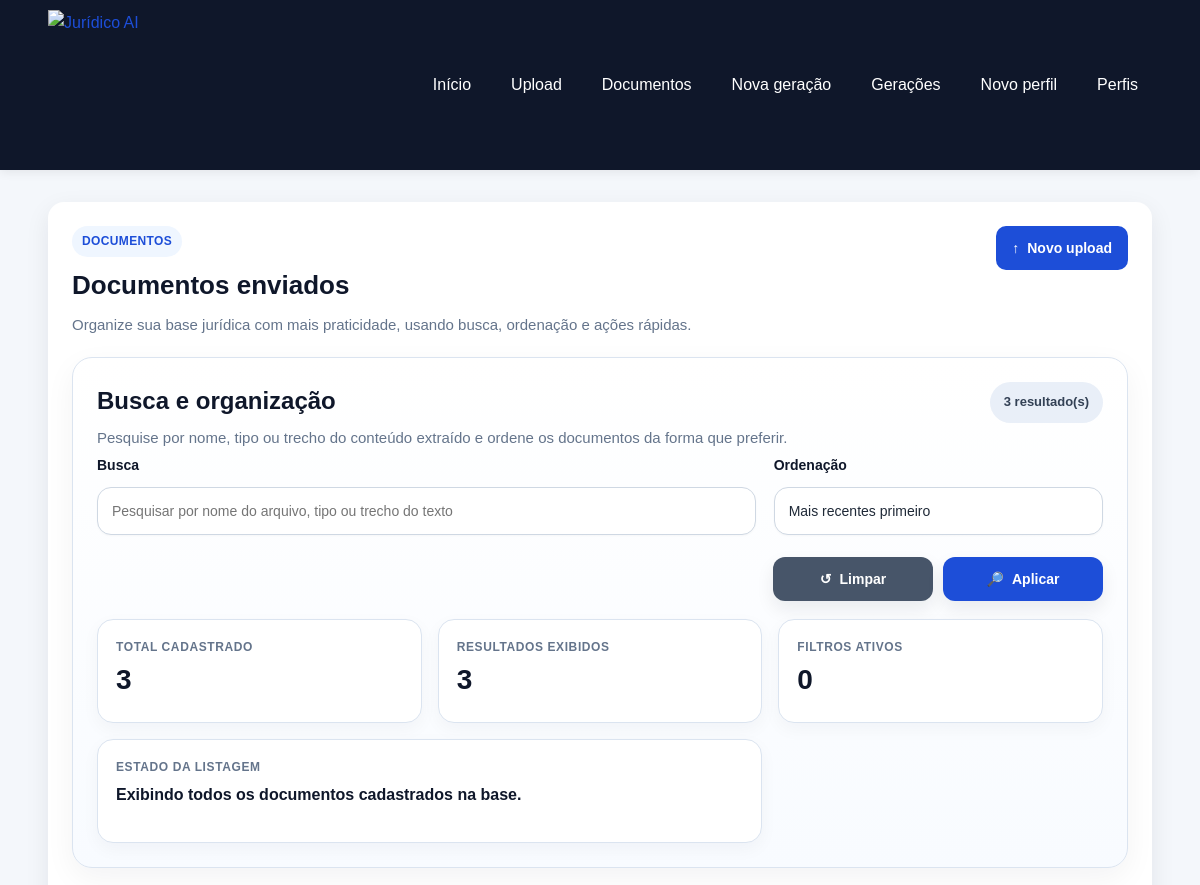
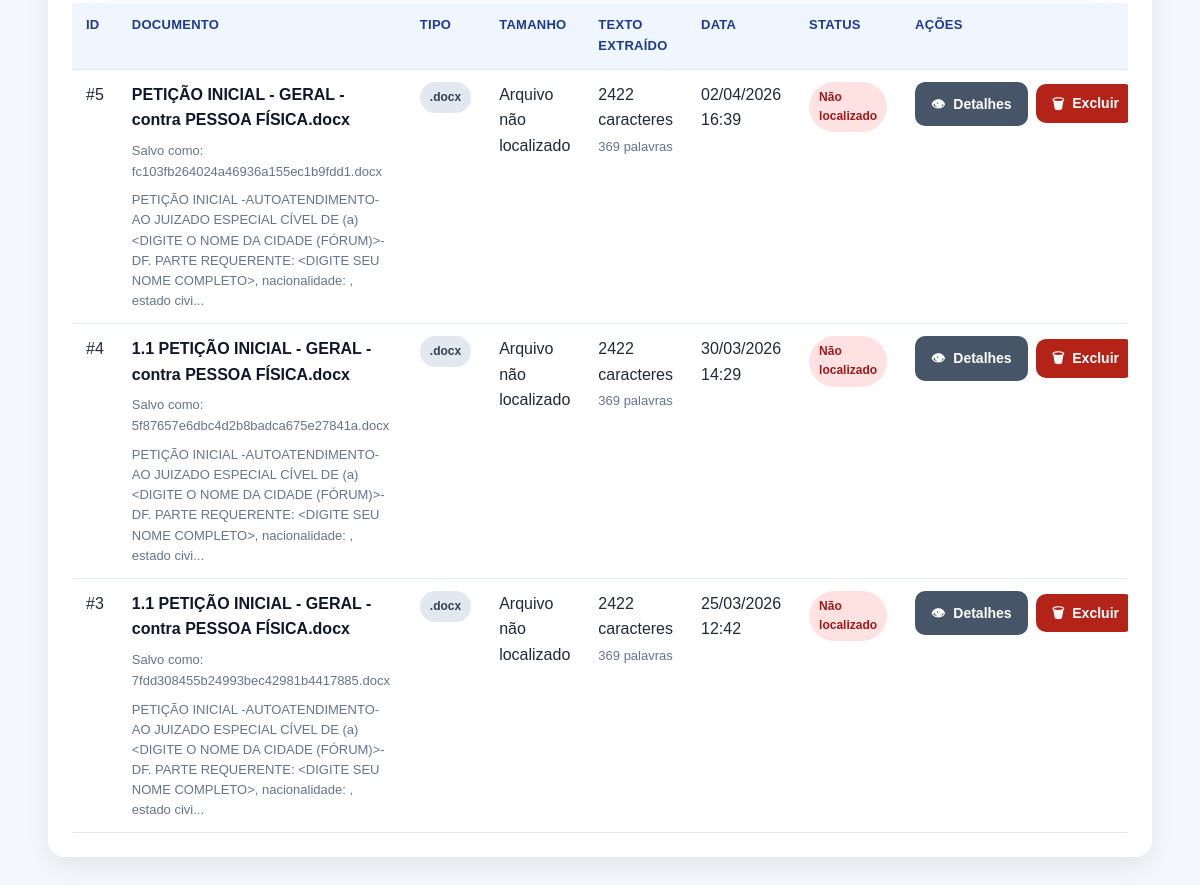
/documents/, run on the app's committed database (2 pictures, top to bottom).
### app/models/document.py (models this page shows, shortened)
class Document(Base):
    __tablename__ = "documents"
    id = Column(Integer, primary_key=True, index=True)
    original_filename = Column(String(255), nullable=False, index=True)
    saved_filename = Column(String(255), nullable=False)
    file_path = Column(String(500), nullable=False)
    file_type = Column(String(20), nullable=False, index=True)
    extracted_text = Column(Text, nullable=False)
    tags = Column(Text, nullable=True)
    is_favorite = Column(Boolean, default=False, nullable=False)
    status = Column(String(100), nullable=True)
    created_at = Column(DateTime(timezone=True), server_default=func.now(), nullable=False)
    generations = relationship(
        "Generation",
        secondary=generation_documents,
        back_populates="documents",
        passive_deletes=True,
    )

### app/routers/documents.py (the view)
@router.get("/", response_class=HTMLResponse)
def documents_list(
    request: Request,
    q: str = Query(""),
    sort: str = Query("recentes"),
    db: Session = Depends(get_db),
):
    documentos = listar_documentos(db)
    documentos_view = []
    for documento in documentos:
        tamanho_bytes = obter_tamanho_arquivo(documento)
        documentos_view.append(
            {
                "id": documento.id,
                "original_filename": documento.original_filename,
                "saved_filename": documento.saved_filename,
                "file_type": documento.file_type,
                "created_at": documento.created_at,
                "file_exists": documento_existe(documento),
                "file_size_label": formatar_tamanho_arquivo(tamanho_bytes),
                "text_preview": resumir_texto_extraido(documento.extracted_text, 180),
                "text_length": contar_caracteres_texto(documento.extracted_text),
                "word_count": contar_palavras_texto(documento.extracted_text),
                "tags": documento.tags or "",
                "status": documento.status or "",
                "is_favorite": bool(documento.is_favorite),
            }
        )
    busca = (q or "").strip().lower()
    sort = sort if sort in ORDENACOES_DOCUMENTOS else "recentes"
    if busca:
        documentos_view = [
            documento
            for documento in documentos_view
            if busca in (documento["original_filename"] or "").lower()
            or busca in (documento["saved_filename"] or "").lower()
            or busca in (documento["file_type"] or "").lower()
            or busca in (documento["text_preview"] or "").lower()
            or busca in (documento["tags"] or "").lower()
            or busca in (documento["status"] or "").lower()
        ]
    if sort == "antigos":
        documentos_view.sort(
            key=lambda documento: documento["created_at"] or "",
        )
    elif sort == "nome_az":
        documentos_view.sort(
            key=lambda documento: (documento["original_filename"] or "").lower(),
        )
    elif sort == "nome_za":
        documentos_view.sort(
            key=lambda documento: (documento["original_filename"] or "").lower(),
            reverse=True,
        )
    elif sort == "tipo_az":
        documentos_view.sort(
            key=lambda documento: (
                (documento["file_type"] or "").lower(),
                (documento["original_filename"] or "").lower(),
            ),
        )
    else:
        documentos_view.sort(
            key=lambda documento: documento["created_at"] or "",
            reverse=True,
        )
    total_documentos = len(documentos)
    total_resultados = len(documentos_view)
    total_filtros_ativos = int(bool(busca)) + int(sort != "recentes")
    return templates.TemplateResponse(
        "documents_list.html",
        {
            "request": request,
            "title": "Documentos enviados",
            "documentos": documentos_view,
            "sucesso": request.query_params.get("sucesso"),
            "erro": request.query_params.get("erro"),
            "filtros": {"q": q, "sort": sort},
            "ordenacoes": ORDENACOES_DOCUMENTOS,
            "total_documentos": total_documentos,
            "total_resultados": total_resultados,
            "total_filtros_ativos": total_filtros_ativos,
        },
    )

### app/templates/documents_list.html (shortened to what this page needs)
{% extends "base.html" %}
{% block content %}
<section class="card">
    <div class="cabecalho-pagina">
        <div>
            <span class="etiqueta-secao">Documentos</span>
            <h2>Documentos enviados</h2>
            <p class="texto-suave">
                Organize sua base jurídica com mais praticidade, usando busca, ordenação e ações rápidas.
            </p>
        </div>
        <div class="acoes-topo">
            <a class="botao" href="/documents/upload">
                <span class="icone-botao" aria-hidden="true">↑</span>
                Novo upload
            </a>
        </div>
    </div>
    <section class="bloco-informativo bloco-filtros-avancados bloco-filtros-documentos">
        <div class="bloco-informativo-topo bloco-informativo-topo-entre-linhas">
            <div>
                <h3>Busca e organização</h3>
                <p class="texto-suave">
                    Pesquise por nome, tipo ou trecho do conteúdo extraído e ordene os documentos da forma que preferir.
                </p>
            </div>
            <span class="badge badge-neutro">
                {{ total_resultados }} resultado(s)
            </span>
        </div>
        <form method="get" action="/documents" class="formulario-geracao formulario-filtros-avancados formulario-filtros-documentos">
            <div class="grid-filtros-avancados grid-filtros-documentos">
                <div>
                    <label for="q">Busca</label>
                    <input
                        type="text"
                        id="q"
                        name="q"
                        value="{{ filtros.q }}"
                        placeholder="Pesquisar por nome do arquivo, tipo ou trecho do texto"
                    >
                </div>
                <div>
                    <label for="sort">Ordenação</label>
                    <select id="sort" name="sort">
                        {% for chave, descricao in ordenacoes.items() %}
                            <option value="{{ chave }}" {% if filtros.sort == chave %}selected{% endif %}>
                                {{ descricao }}
                            </option>
                        {% endfor %}
                    </select>
                </div>
            </div>
            <div class="acoes-formulario-geracao">
                <a class="botao botao-secundario" href="/documents">
                    <span class="icone-botao" aria-hidden="true">↺</span>
                    Limpar
                </a>
                <button type="submit" class="botao">
                    <span class="icone-botao" aria-hidden="true">🔎</span>
                    Aplicar
                </button>
            </div>
        </form>
        <div class="painel-resumo-geracao painel-resumo-sem-inline painel-resumo-documentos">
            <div class="info-box">
                <span class="info-label">Total cadastrado</span>
                <span class="info-value">{{ total_documentos }}</span>
            </div>
            <div class="info-box">
                <span class="info-label">Resultados exibidos</span>
                <span class="info-value">{{ total_resultados }}</span>
            </div>
            <div class="info-box">
                <span class="info-label">Filtros ativos</span>
                <span class="info-value">{{ total_filtros_ativos }}</span>
            </div>
            <div class="info-box info-box-largo">
                <span class="info-label">Estado da listagem</span>
                <span class="info-value">
                    {% if filtros.q %}
                        A listagem está filtrada conforme a busca informada.
                    {% elif filtros.sort != "recentes" %}
                        A listagem está organizada conforme a ordenação selecionada.
                    {% else %}
                        Exibindo todos os documentos cadastrados na base.
                    {% endif %}
                </span>
            </div>
        </div>
    </section>
    {% if documentos %}
        <div class="tabela-responsiva">
            <table class="tabela tabela-documentos">
                <thead>
                    <tr>
                        <th>ID</th>
                        <th>Documento</th>
                        <th>Tipo</th>
                        <th>Tamanho</th>
                        <th>Texto extraído</th>
                        <th>Data</th>
                        <th>Status</th>
                        <th>Ações</th>
                    </tr>
                </thead>
                <tbody>
                    {% for documento in documentos %}
                    <tr>
                        <td>#{{ documento.id }}</td>
                        <td>
                            <div class="documento-celula-principal">
                                <strong class="documento-nome">{{ documento.original_filename }}</strong>
                                <span class="texto-pequeno">Salvo como: {{ documento.saved_filename }}</span>
                                <div class="texto-pequeno documento-resumo">{{ documento.text_preview }}</div>
                            </div>
                        </td>
                        <td>
                            <span class="badge badge-neutro">{{ documento.file_type }}</span>
                        </td>
                        <td>{{ documento.file_size_label }}</td>
                        <td>
                            {{ documento.text_length }} caracteres
                            <div class="texto-pequeno">{{ documento.word_count }} palavras</div>
                        </td>
                        <td>{{ documento.created_at.strftime("%d/%m/%Y %H:%M") if documento.created_at else "-" }}</td>
                        <td>
                            {% if documento.file_exists %}
                                <span class="badge badge-sucesso">Disponível</span>
                            {% else %}
                                <span class="badge badge-erro">Não localizado</span>
                            {% endif %}
                        </td>
                        <td>
                            <div class="barra-acoes-tabela barra-acoes-documentos">
                                <a class="botao botao-secundario" href="/documents/{{ documento.id }}">
                                    <span class="icone-botao" aria-hidden="true">👁</span>
                                    Detalhes
                                </a>
                                <form
                                    action="/documents/{{ documento.id }}/delete"
                                    method="post"
                                    data-loading-form
                                    data-confirm-action
                                    data-confirm-title="Excluir documento"
                                    data-confirm-message="Tem certeza que deseja excluir este documento? Essa ação removerá o arquivo da base e não poderá ser desfeita."
                                    data-confirm-submit-label="Excluir documento"
                                    data-confirm-submit-icon='<span class="icone-botao" aria-hidden="true">🗑</span>'
                                    data-loading-message="Excluindo documento..."
                                    data-loading-button-text="Excluindo..."
                                >
                                    <button type="submit" class="botao-perigo botao-perigo-tabela">
                                        <span class="icone-botao" aria-hidden="true">🗑</span>
                                        Excluir
                                    </button>
                                </form>
                            </div>
                        </td>
                    </tr>
                    {% endfor %}
                </tbody>
            </table>
        </div>
    {% endif %}
</section>
{% endblock %}

### app/templates/base.html (shortened to what this page needs)
<!DOCTYPE html>
<html lang="pt-BR">
<head>
    <link rel="stylesheet" href="{{ url_for('static', path='css/style.css') }}?v=7.5">
</head>
<body>
    <header class="topo">
        <div class="container topo-conteudo">
            <a href="/" class="marca-link" aria-label="Ir para a página inicial do Jurídico AI">
                <img
                    src="{{ url_for('static', path='img/logo-juridico-ai-sem-fundo.png') }}"
                    alt="Jurídico AI"
                    class="logo-juridico"
                >
            </a>
            <nav class="menu">
                <a href="/">Início</a>
                <a href="/documents/upload">Upload</a>
                <a href="/documents">Documentos</a>
                <a href="/generations/create">Nova geração</a>
                <a href="/generations">Gerações</a>
                <a href="/writing-profiles/create">Novo perfil</a>
                <a href="/writing-profiles">Perfis</a>
            </nav>
        </div>
    </header>
    <main class="container pagina-conteudo">
        {% block content %}{% endblock %}
    </main>
</body>
</html>

### data on the page
Document: id "5", original_filename "PETIÇÃO INICIAL - GERAL - contra PESSOA FÍSICA.docx", saved_filename "fc103fb264024a46936a155ec1b9fdd1.docx", text_preview "PETIÇÃO INICIAL -AUTOATENDIMENTO- AO JUIZADO ESPECIAL CÍVEL DE (a) <DIGITE O NOME DA CIDADE (FÓRUM)>- DF. PARTE REQUERENTE: <DIGITE SEU NOME COMPLETO>, nacionalidade: , estado civi...", file_type ".docx", file_size_label "Arquivo não localizado", text_length "2422", word_count "369", created_at "02/04/2026 16:39"
Document: id "4", original_filename "1.1 PETIÇÃO INICIAL - GERAL - contra PESSOA FÍSICA.docx", saved_filename "5f87657e6dbc4d2b8badca675e27841a.docx", text_preview "PETIÇÃO INICIAL -AUTOATENDIMENTO- AO JUIZADO ESPECIAL CÍVEL DE (a) <DIGITE O NOME DA CIDADE (FÓRUM)>- DF. PARTE REQUERENTE: <DIGITE SEU NOME COMPLETO>, nacionalidade: , estado civi...", file_type ".docx", file_size_label "Arquivo não localizado", text_length "2422", word_count "369", created_at "30/03/2026 14:29"
Document: id "3", original_filename "1.1 PETIÇÃO INICIAL - GERAL - contra PESSOA FÍSICA.docx", saved_filename "7fdd308455b24993bec42981b4417885.docx", text_preview "PETIÇÃO INICIAL -AUTOATENDIMENTO- AO JUIZADO ESPECIAL CÍVEL DE (a) <DIGITE O NOME DA CIDADE (FÓRUM)>- DF. PARTE REQUERENTE: <DIGITE SEU NOME COMPLETO>, nacionalidade: , estado civi...", file_type ".docx", file_size_label "Arquivo não localizado", text_length "2422", word_count "369", created_at "25/03/2026 12:42"

### other printed values
{{ total_resultados }} "3"
{{ total_documentos }} "3"
{{ total_filtros_ativos }} "0"
form field sort "Mais recentes primeiro"
